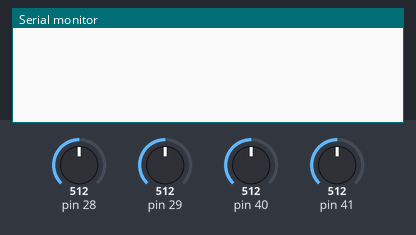
The sketch below on a simulated Teensy 4. On the bench: the last lines printed to the serial monitor. The inputs (shaded band) are chosen by the test bench; at power-on: pin 28 = 512, pin 29 = 512, pin 40 = 512, pin 41 = 512.

Above: at 1.2 s.
1.3 s: pin 28 set to 992
At 3.2 s:
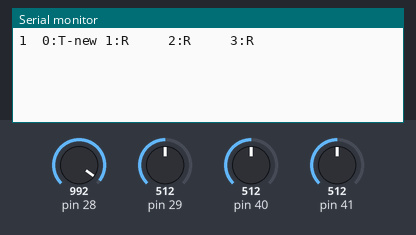
3.7 s: pin 29 set to 992
At 5.8 s:
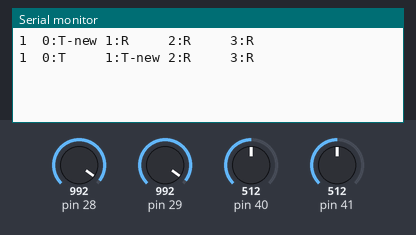
6.1 s: pin 40 set to 992
At 7.9 s:
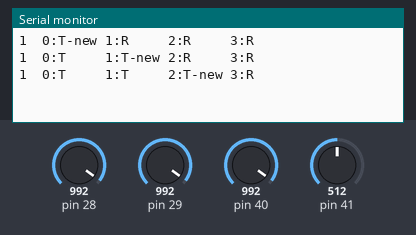
8.5 s: pin 41 set to 992
At 10.6 s:
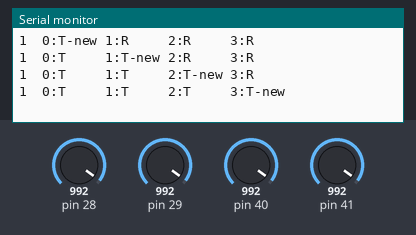
10.9 s: pin 28 set to 306
At 11.7 s:
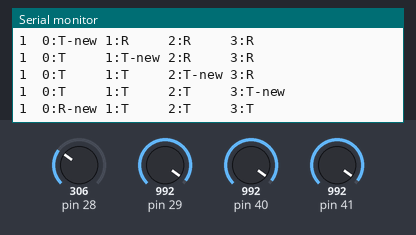
12.5 s: pin 29 set to 306
At 14.1 s:
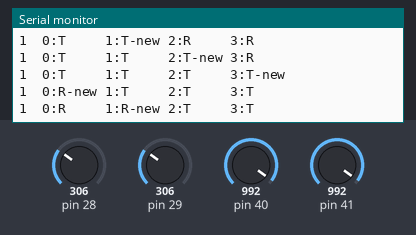

Measured:
- after the input at 1.3 s, the serial monitor: prints a new line after 0.94 s (image 1)
- after the input at 3.7 s, the serial monitor: prints a new line after 0.93 s (image 2)
- after the input at 6.1 s, the serial monitor: prints a new line after 0.93 s (image 3)
- after the input at 8.5 s, the serial monitor: prints a new line after 0.93 s (image 4)
- after the input at 10.9 s, the serial monitor: prints a new line after 0.19 s (image 5)
- after the input at 12.5 s, the serial monitor: prints a new line after 0.19 s (image 6)

The sketch:

test_touch.ino
```cpp
/*----------------------------------------------------------------------
 * Simple test program for Sensors module.
 ----------------------------------------------------------------------*/

#include "TeensyUtils.h"
#include "Sensors.h"

int led_cycle   = 0;
TeensyUtils *tu;
Sensors *ts;

const int ledPin = 13;

void setup() {
  tu = TeensyUtils::setup();
  ts = Sensors::setup(tu);
}

void loop() {
  float proximity[NUM_CHANNELS];
  int sensorStatus[NUM_CHANNELS];
  int sensorChanged[NUM_CHANNELS];

  int numChanged = ts->getTouchStatus(proximity, sensorStatus, sensorChanged);

  if (numChanged > 0) {
    Serial.print(numChanged);
    Serial.print("  ");
    for (int sensorNumber = 0; sensorNumber < NUM_CHANNELS; sensorNumber++) {
      Serial.print(sensorNumber);
      Serial.print(":");
      Serial.print(sensorStatus[sensorNumber] ? "T" : "R");
      Serial.print(sensorChanged[sensorNumber] ? "-new " : "     ");
    }
    Serial.println();
  }
}
```
